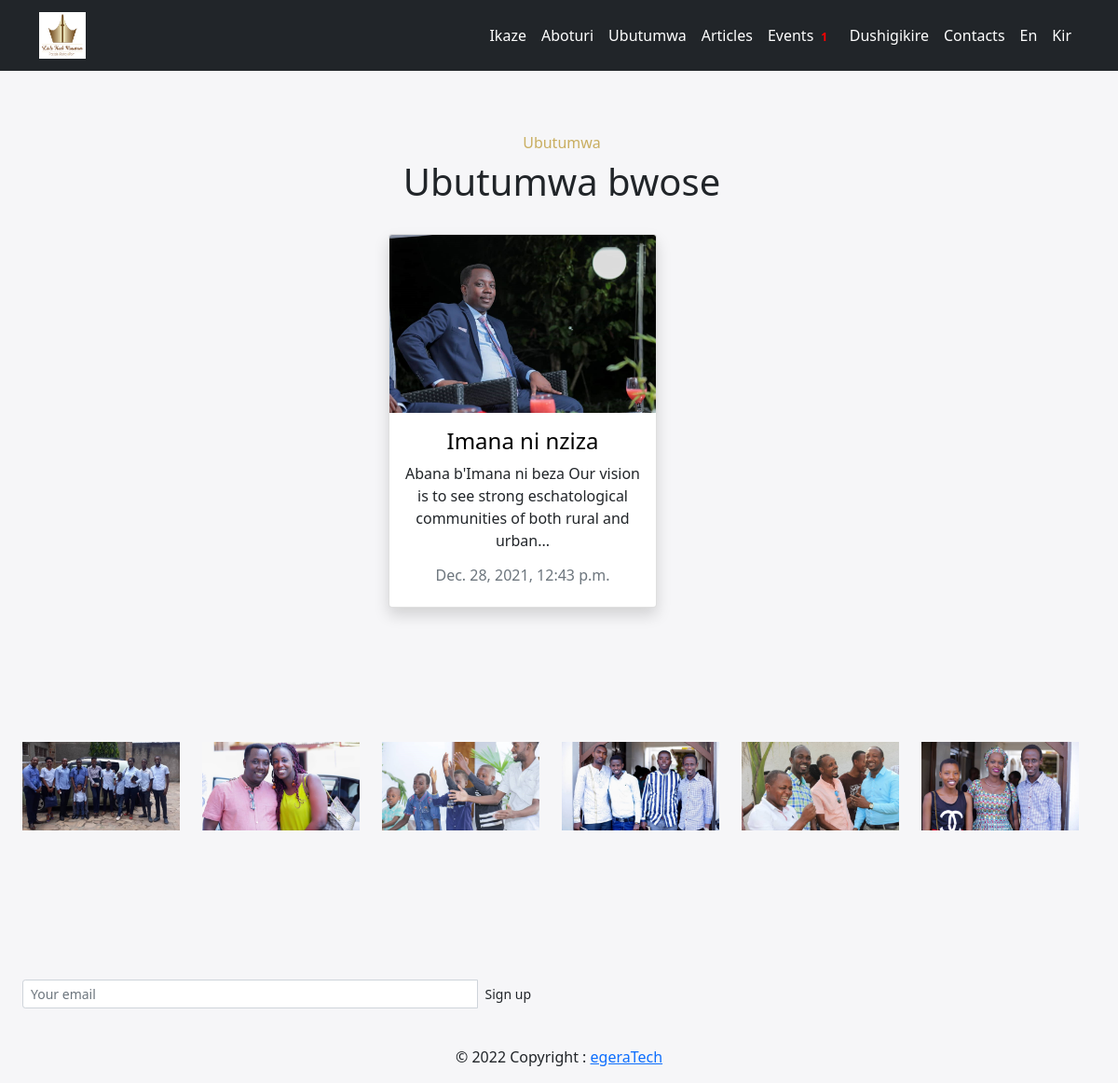
The app's page /flock_kirundi/sermonsKir/ with its own data.
### flock_kirundi/models.py (models this page shows, shortened)
class KirundiSermon(models.Model):
    title = models.CharField(max_length=101)
    slug = models.SlugField(max_length=150, unique=True)
    date = models.DateTimeField(auto_now_add=True)
    body = models.TextField()
    photo = models.ImageField(upload_to='%Y/%m/%d/', default='default.png', blank=True)
    def snippet(self):
        return self.body[:100] +'...'

### flock_kirundi/views.py (the view)
# urls.py: re_path(r'flock_kirundi/sermonsKir/', views.sermon_listKir, name='sermonsKir'),
def sermon_listKir(request):
    sermonsKir = KirundiSermon.objects.all().order_by('-date') #sermons variable receives data from db
    upcomingEventsKir = KirundiEvent.objects.all().filter(expired = False).order_by('expiration_date')
    return render(request, 'flock_kirundi/sermon_listKir.html', {'sermonsKir':sermonsKir, 'upcomingEventsKir':upcomingEventsKir}) #'sermons' receives sermons variable and it will be used in templates

### flock_kirundi/templates/flock_kirundi/sermon_listKir.html (shortened to what this page needs)
{% extends 'flock_kirundi/base_layoutKir.html' %}
{% block content %}
<div class="container marketing">
<div class="container">
    <br>
    <br>
    <div class="row justify-content-center">
      <h6 style="color:#c9ae60;" class="text-center">Ubutumwa</h6>
      <h1 class="text-center">Ubutumwa bwose</h1>
      <div class="row justify-content-center">
        {% for sermonKir in sermonsKir %}
            <div class="col-md-4">
                <br>
                <div class="card shadow" style="width: 18rem; ">
                    <div class="inner"><img class="card-img-top" style="max-width: 100%; height: auto;" src="{{ sermonKir.photo.url }}">
                        <br>
                    </div>
                    <div class="card-body text-center">
                        <h4 class="card-title"><a href="{% url 'flock_kirundi:sermon_detailKir' slug=sermonKir.slug %}">{{sermonKir.title}}</a></h4>
                        <p class="card-text">{{ sermonKir.snippet}}</a></p>
                        <h6 class="text-muted">{{ sermonKir.date}}</h6>
                    </div>
                </div>
                <br>
            </div>
        {% endfor %}
        </div>
    </div>
</div>
</div>
{% endblock %}

### assets/styles.css (style rules this page uses)
* { margin: 0px; padding: 0px; box-sizing: border-box; }
.container { margin-top: 8%; }
.inner { overflow: hidden; }
.inner img { transition: all 1.5s ease; }
h4 a { text-decoration: none; color: black; }
h1 { margin-top: 0; font-size: 3rem; display: inline-block; }

### flock_kirundi/templates/flock_kirundi/base_layoutKir.html (style rules this page uses)
body { background-color:#f6f6f8 ; margin: 0px; padding: 0px; box-sizing: border-box; }

### records on screen
KirundiSermon: photo (picture), title "Imana ni nziza", snippet "Abana b'Imana ni beza Our vision is to see strong eschatological communities of both rural and urban...", date "Dec. 28, 2021, 12:43 p.m."

### other values on screen
{{ upcomingEventsKir|length }} "1"
